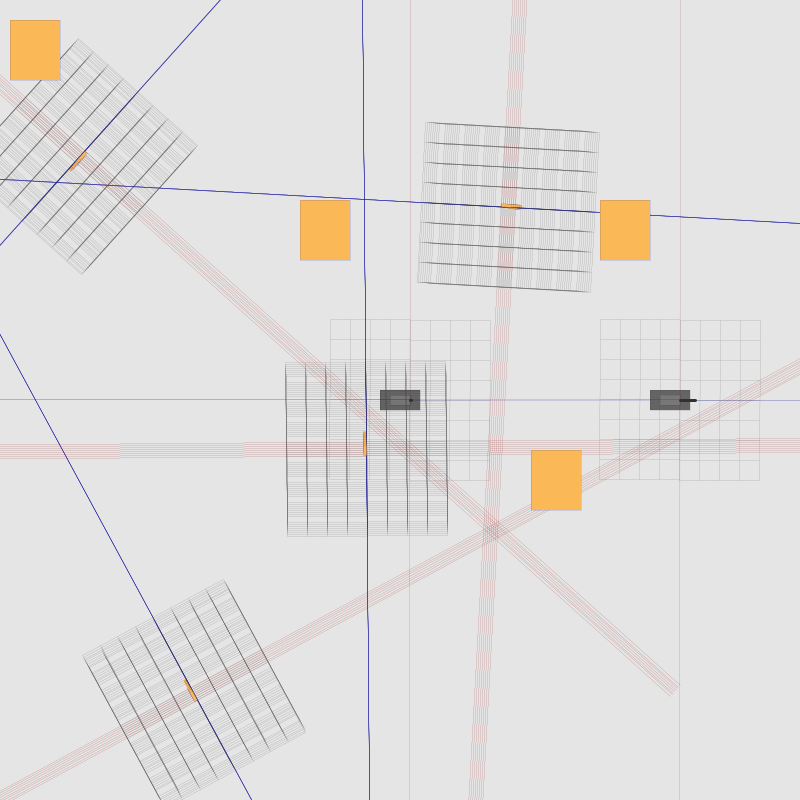
Frame 1 (no input)
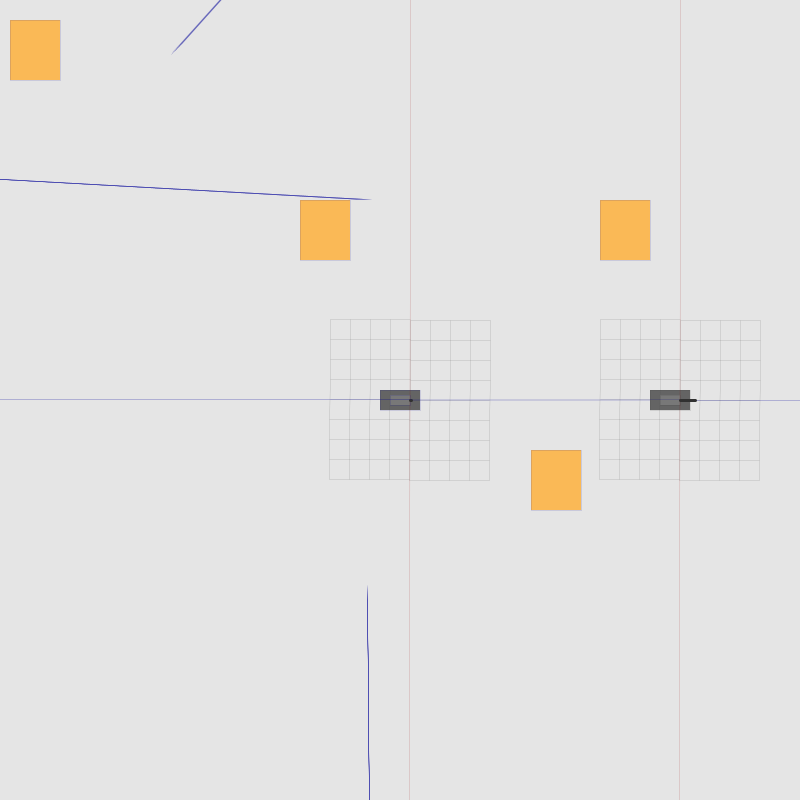
Frame 60 (the mouse pressed at the canvas centre just before this capture)
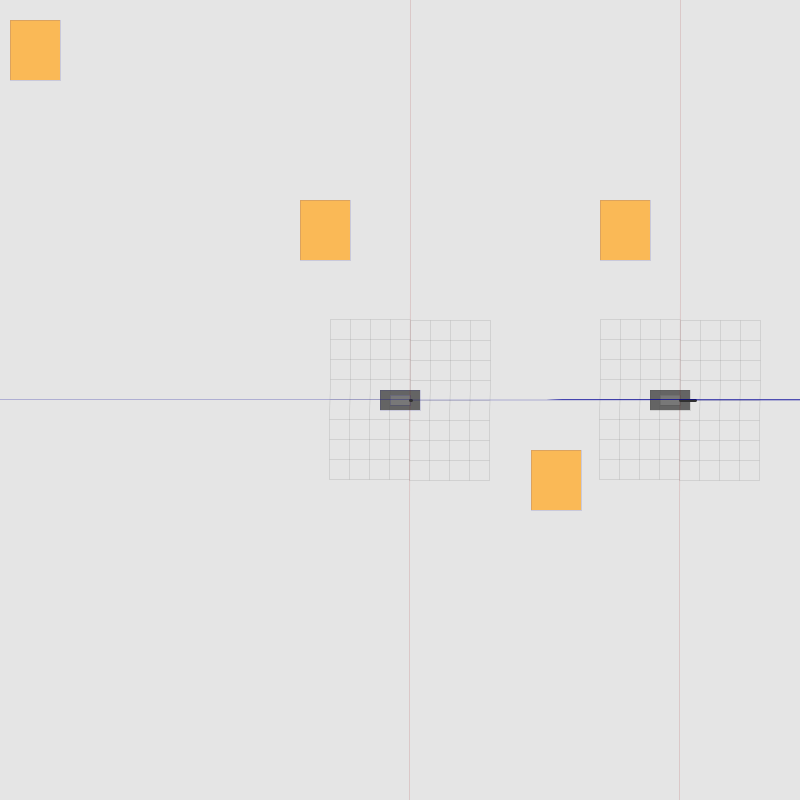
Frame 120 (the mouse held since frame 60 and released just before this capture)

The Processing sketch that drew these frames (run headless with seeded random() and noise(); from frame 60 on, the mouse is pressed at the canvas centre):

// Processing sketch: TANK_GAME
// ── TANK_GAME.pde
//TANK 2D GAME



//NOTE :

//Ternäerer Operator
//BEDINGUNG ? FALL1 : FALL2

Tank[] tanks = {
  new Tank(800  / 2, 800 / 2, new PVector(20, 40), new PVector(10, 20), new PVector(0, 0), 1),
  new Tank(670, 800 / 2, new PVector(20, 40), new PVector(10, 20), new PVector(0, 0), 15)
};

ArrayList<shell> shells = new ArrayList<shell>();
ArrayList<Object> objects = new ArrayList<Object>();


void setup() {
  size(800, 800);
  frameRate(60);
  //printMatrix();
  
  tanks[0].isPlayer = true;
  tanks[1].isPlayer = false;

  //Random Shells
  for (int i = 0; i < 4; i++) {

    shell s = new shell(new PVector(random(width), random(height)), random(360),false);
    shells.add(s);
  }
  for (Tank t : tanks){
    objects.add(t);
  }
  objects.add(new Haus(10,20));
  objects.add(new Haus(300,200));
  objects.add(new Haus(800,200));
  objects.add(new Haus(600,200));
  objects.add(new Haus(300,800));
  objects.add(new Haus(531,450));


 pushMatrix();
}


void draw() {

  background(229);
  
  
  
  //PLAYER INPUT
  for (Tank t : tanks) {
    t.rotateTurret(objects);
    t.move();
    t.drawTank();
  }


//MOVE SHELLS

  for (shell s : shells) {
    if(!s.isActive){
      continue;
    }
    //SHELL COLLISION
    for (Object o : objects) {
          if(!o.isActive){
      continue;
    }
      var res = o.hit(s.pos.x,s.pos.y,s.isPlayer);
      
      
      
      if (res){
        
        
        s.speed = 0;
        s.isActive = false;
        
        
      }
      
    
    s.draws();
  }}
  
  
  //OBECJT CALLS
  for (Object o : objects) {
    o.drawObj();
  }
}

void mousePressed() {
  tanks[0].fire(shells);
}

// ── Haus.pde
class Haus extends Object

{

  float sizeX;
  float sizeY;

  Haus(float x, float y, float sx, float sy) {
    super(x, y);
    sizeX = sx;
    sizeY = sy;
    size.x = sizeX;
    size.y = sizeY;
  }
  Haus(float x, float y) {
    super(x, y);
    sizeX = 50;
    sizeY = 60;
  }

  void drawObj() {
    if (!isActive)return;
    pushMatrix();

    rectMode(CORNER);


    rect(pos.x, pos.y, sizeX, sizeY);


    popMatrix();
  }

  void destroy() {
    isActive = false;
  }
  

  boolean hit(float x, float y,boolean isPlayer) {
rectMode(CORNER);
    if (!isActive) return false;

    if (x > pos.x && x < pos.x + sizeX && y > pos.y && y < pos.y + sizeY) {
      leben -= 1;
      if (leben < 0) {
        destroy();
      }
      return true;
    }
    return false;
  }
}

// ── Object.pde
class Object{
  PVector pos = new PVector();
  PVector size = new PVector();
  float angle;
  
  int leben;
  boolean isPlayer = false;
  Object(float x, float y){pos.x = x; pos.y = y;}
  Object(){}
  
  boolean isActive = true;
  
  
  void drawObj(){}
  
  void destroy(){isActive= false;}
  
  boolean hit(float x, float y,boolean isPlayer){
    
    return false;
  }
 
  
  float distance(float x, float y){
    PVector p = new PVector(x,y);
    return new PVector(pos.x,pos.y).dist(p);
  }

}

// ── Tank.pde
class Tank extends Object {
  //PVector pos;
 // boolean isPlayer = false;

  float dir;

  float turDir;
  PVector turSize;
  PVector turPos;
  float turretSpeed = 0.05f;

  float speed = 1;
  PVector hullSize;
  float hullTurnSpeed = 0.02f;

  float cannonSize=50;

  public Tank(int x, int y, PVector hullSize, PVector turSize, PVector turPos, int cannonsize) {
    super(x, y);
    pos = new PVector(x, y);
    dir = 0;
    turDir = 0;
    this.hullSize = hullSize;
    size.x = hullSize.x;
    size.y = hullSize.y;
    this.turSize = turSize;
    this.turPos = turPos;
    this.cannonSize = cannonsize;
  }


  void drawTank() {
    if(!isActive) return;
    pushMatrix();
    
    rectMode(CENTER);
    fill(100);
    strokeWeight(0);
    
    translate(pos.x, pos.y);
    rotate(radians(90));
    rotate(dir);
    
    rect(0, 0, hullSize.x, hullSize.y);
    
    fill(120);
    
    translate(turPos.x, turPos.y );
    rotate(turDir);
    
   
    rect(0, 0, turSize.x, turSize.y);

    //translate(turSize.x/2, 0);
    translate(0, -turSize.y/2);
    localGrid grid= new localGrid();
    grid.localDebugGrid();
    
    
    strokeWeight(3);
    stroke(49);
    
    line(0, 0, 0, -cannonSize);

    popMatrix();
  }

  void rotateTurret(ArrayList<Object> objects) {
    if (isPlayer) {
      if (keyPressed) {
        
        var testPos = new PVector(pos.x,pos.y);
        if (key == 'e') turDir += turretSpeed;
        if (key == 'q') turDir -= turretSpeed;

        if (key == 'a') dir -= hullTurnSpeed;
        if (key == 'd') dir += hullTurnSpeed;

        if (key == 's')
        {
          testPos.x-=cos(dir) *speed;
          testPos.y-= sin(dir)*speed;
        }
        if (key == 'w')
        {
          testPos.x+=cos(dir) *speed;
          testPos.y+= sin(dir)*speed;
        }
        
        boolean didHit = false;
        for (Object o: objects){
          rectMode(CORNER);
          if (testPos.x + size.x > o.pos.x && testPos.x < o.pos.x + o .size.x && testPos.y + size.y>o.pos.y && testPos.y < o.pos.y + o.size.y && o.isActive == true){
            didHit = true;
          }
        }
        if (!didHit){pos.x = testPos.x;pos.y = testPos.y;}
        
      }
    }
  }

  void move() {
  }


  void fire(ArrayList shellList) {
    float realAngle = dir + turDir;
    PVector spawnpos = new PVector(pos.x + cos(realAngle) * cannonSize, pos.y + sin(realAngle) * cannonSize);
    shell s = new shell(spawnpos, realAngle,isPlayer);
    shellList.add(s);
  }
  
  boolean hit(float x, float y,boolean isPlayerV){
    float sizeX = hullSize.x;
    float sizeY = hullSize.y;
    //printMatrix();
        if (x > pos.x && x < pos.x + sizeX && y > pos.y && y < pos.y + sizeY && isPlayer !=isPlayerV) {
      leben -= 1;
      println("TANK HIT (was player) " + isPlayer);
      if (leben < 0) {
        destroy();
      }
      return true;
    }
    return false;
  }

}

// ── localGrid.pde
class localGrid {


   void localDebugGrid(float scale,int steps, float thickness) {
    stroke(100);
    strokeWeight(thickness);
    
    stroke(70);
    for (float x = -width  ; x <= width ; x += steps) {
      line(x * scale, -height* scale, x* scale, height* scale);
    }

    // Horizontale Linien
    for (float y = -height ; y <= height ; y += steps) {
      line(-width* scale, y* scale, width * scale, y* scale);
    }

    stroke(150, 0, 0);   // x-Achse rot

    line(-width, 0, width, 0);
    stroke(0, 0, 150);   // y-Achse blau
    line(0, -height, 0, height);
  }
  void localDebugGrid(){
    localDebugGrid(0.1,200,0.1);
  }
  
}

// ── shell.pde
class shell extends Object{
  //PVector pos;
  float angle;
  PVector size;
  float speed = 2;
  //boolean isPlayer=false;
  localGrid grid;
  public shell(PVector pos, float angle,boolean isPlayer){
    this.pos = new PVector(pos.x,pos.y);
    this.angle = angle;
    this.isPlayer = isPlayer;
    grid = new localGrid();
    size = new PVector(3,10);
    //println("new shell angle : " + angle + " in radians : " + radians(angle));
  }
  
  void draws(){
    pushMatrix();
    fill(#FAB956);
    strokeWeight(0);
    float newX =pos.x +cos(angle) * speed;
    float newY =pos.y +sin(angle) * speed;
    pos.x = newX;
    pos.y = newY;
    
    translate(newX,newY);
    
    rotate(radians(90));
   //rotate(radians(angle));
    
    rotate(angle);
    rect(0,0,size.x,size.y);
    
    grid.localDebugGrid();
    popMatrix();
  }
}
